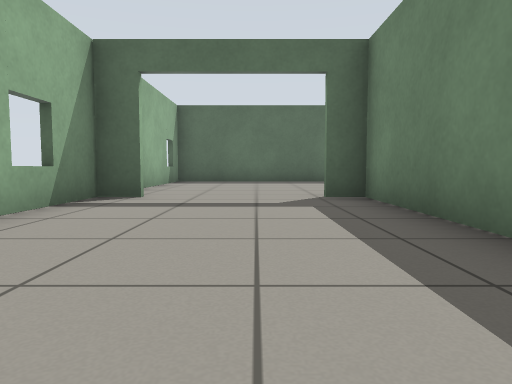
[1] (above)

18 first-person views from a walk through a Gazebo world. The camera is 0.5 m above the floor, tilts 4° down and sees 70° across. The floor is counted in squares, 1 m on a side. Each view is taken from the middle of a square. On the plan, view 1 faces up. The plan holds only what a view shows up to about 9 squares ahead; the rest is blank.

[2]
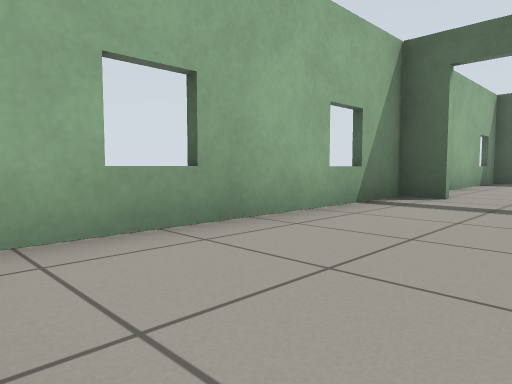

[3]
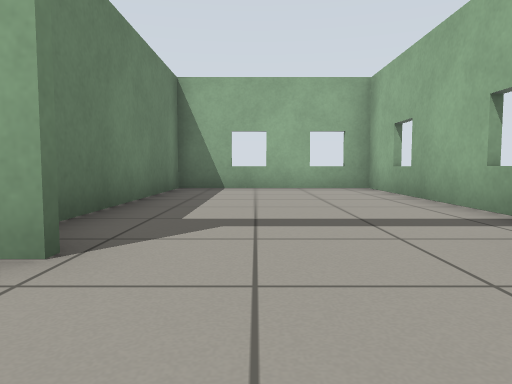

[4]
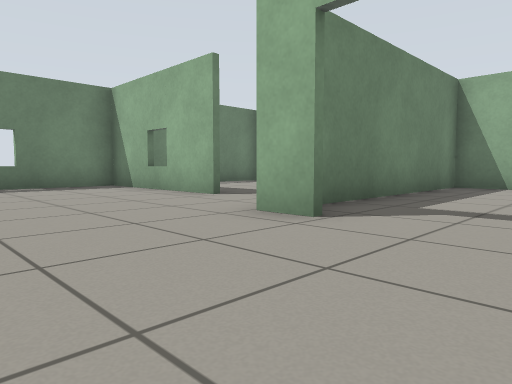

[5]
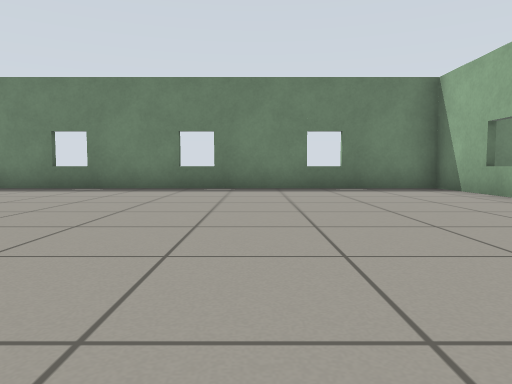

[6]
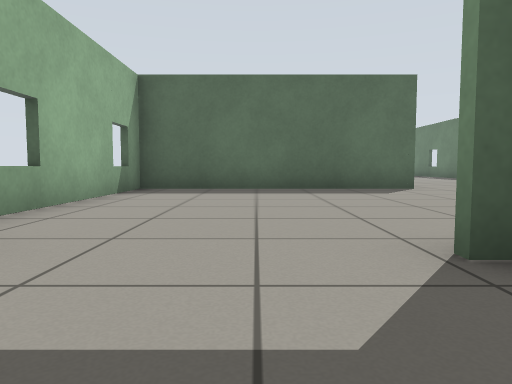

[7]
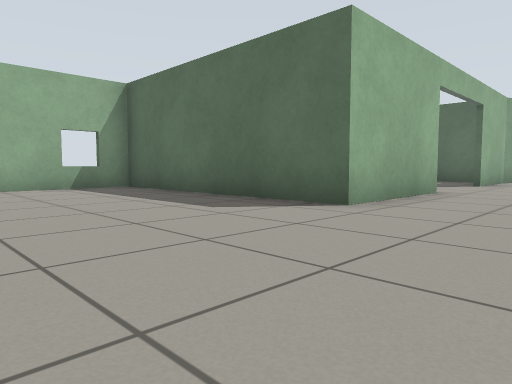

[8]
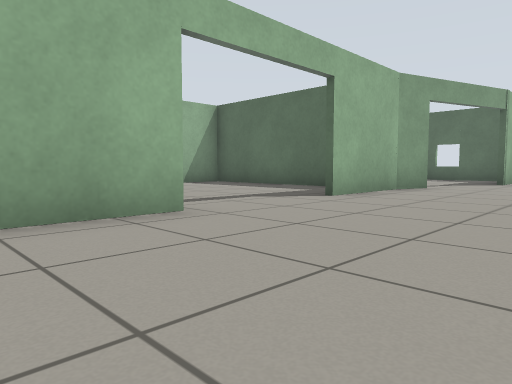

[9]
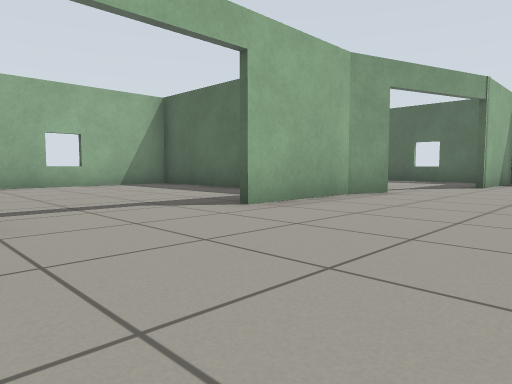

[10]
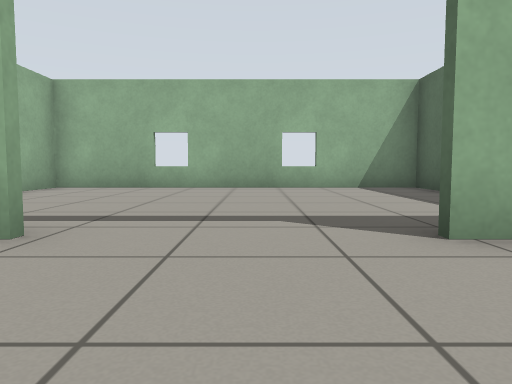

[11]
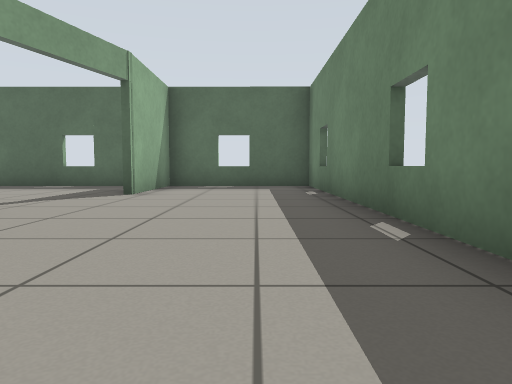

[12]
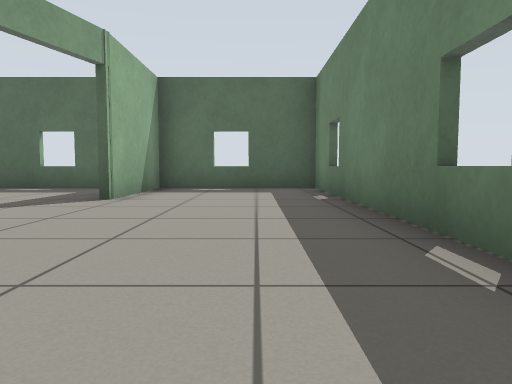

[13]
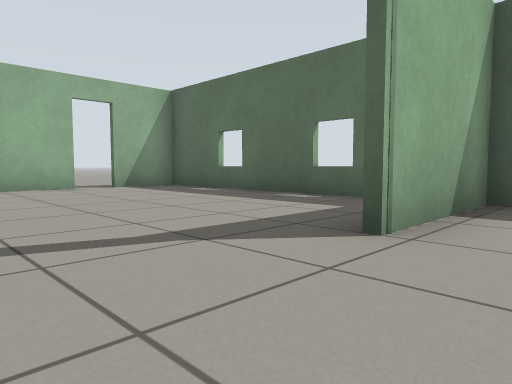

[14]
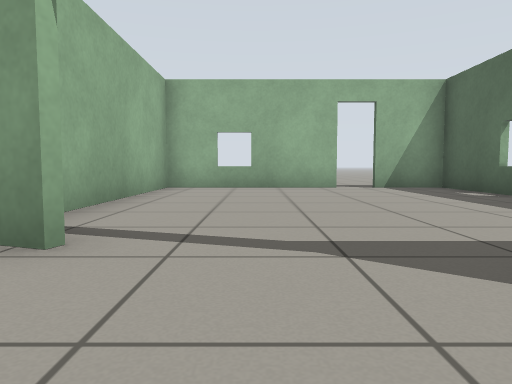

[15]
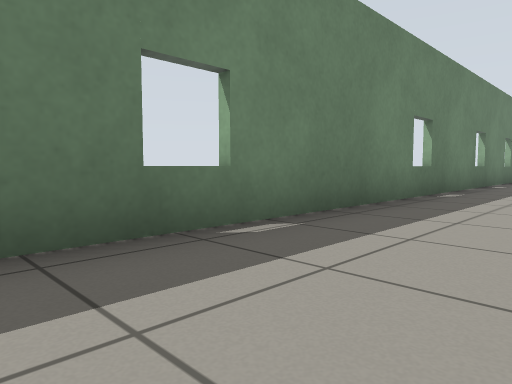

[16]
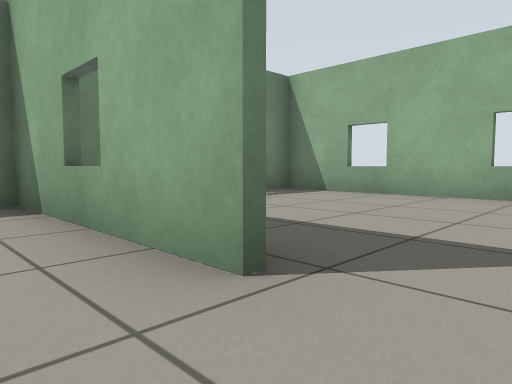

[17]
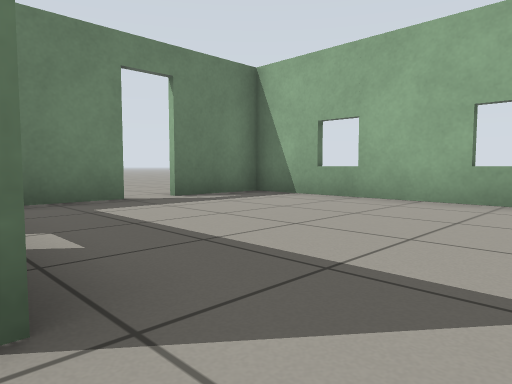

[18]
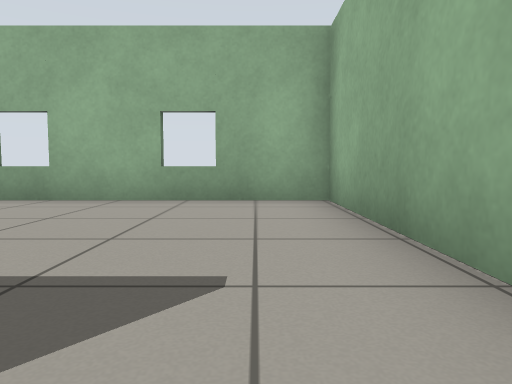

### Floor plan
Points are (right, up) in squares from view 1. A wall is a line through its corners. A room is listed if a view was taken in it or the views show most of it. See-through windows are left out.
Room 1 (views 1, 2, 6)
walls: (-1.8, 5.9) (-2.6, 5.9) (-2.6, -0.4) (1.9, -0.4); (1.8, -0.4) (1.8, 5.9) (1.1, 5.9)
ways out: open door at (0, 6) to room 2
Room 2 (views 3, 4, 5, 7, 8, 9, 10, 11, 12, 13, 14, 15, 16, 17, 18)
walls: (3.5, 15.4) (3.5, 12.2) (-2.6, 12.2); (-2.6, 12.1) (-2.6, 7.6); (1.1, 6.1) (2, 6.1); (4.1, 4.9) (8.4, 4.9) (8.4, 27.4) (4.8, 27.4) (4.8, 24.4); (3.9, 21.8) (3.5, 20.8) (3.5, 18.3)
ways out: open door at (0, 6) to room 1; open door at (3.5, 17) to room 3; open door at (4, 22.5) to room 4; open door at (5, 24) to room 4; opening at (3.5, 5) to room 5
Room 3 (no view inside)
walls: (0.7, 20.8) (-2.6, 20.8); (-2.6, 21) (-2.6, 12.1); (-2.6, 12.3) (-1.2, 12.3)
ways out: open door at (3.5, 17) to room 2
Room 4 (no view inside)
walls: (-2.6, 25) (-2.6, 21); (3.5, 27.4) (-2.6, 27.4) (-2.6, 25.7); (-2.6, 20.9) (2.1, 20.9)
ways out: open door at (4, 22.5) to room 2; open door at (5, 24) to room 2; open door at (-3, 25.5)
Room 5 (no view inside)
walls: (8.4, 2.4) (8.4, 4.1); (1.9, 3.5) (1.9, -0.4) (8.4, -0.4) (8.4, 1.6)
ways out: opening at (3.5, 5) to room 2; open door at (8.5, 2)

Where each view was taken, in squares from view 1:
view 1: 0 up, 0 right, facing up
view 2: 0 up, 0 right, facing up-left
view 3: 8 up, 0 right, facing down
view 4: 9 up, 1 left, facing down-right
view 5: 9 up, 0 right, facing right
view 6: 4 up, 0 right, facing up
view 7: 8 up, 6 right, facing up-left
view 8: 13 up, 7 right, facing up-left
view 9: 15 up, 7 right, facing up-left
view 10: 17 up, 6 right, facing left
view 11: 18 up, 7 right, facing up
view 12: 19 up, 7 right, facing up
view 13: 22 up, 6 right, facing up-left
view 14: 23 up, 6 right, facing left
view 15: 23 up, 6 right, facing down-right
view 16: 6 up, 3 right, facing down-right
view 17: 5 up, 3 right, facing down-right
view 18: 5 up, 3 right, facing down
